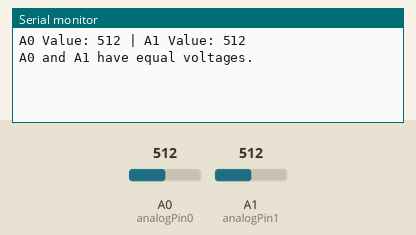
A sketch run on a simulated Arduino Uno, built with avr-gcc and run on an emulated ATmega328P. On the bench: the last lines printed to the serial monitor. Inputs (shaded band) come from the test bench; at power-on: A0 (analogPin0) = 512, A1 (analogPin1) = 512.

Above: at 1.2 s.
1.3 s: A0 (analogPin0) set to 716
At 3.6 s:
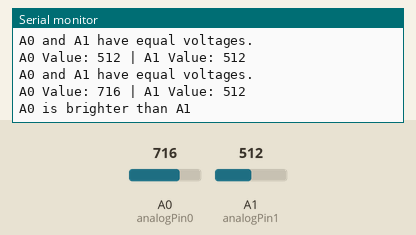
4.3 s: A1 (analogPin1) set to 716
At 5.6 s:
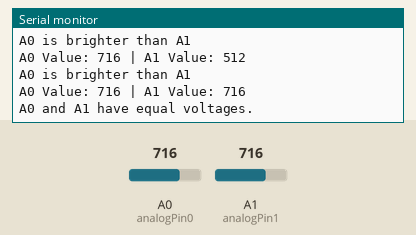
5.8 s: A0 (analogPin0) set to 900
At 7.0 s:
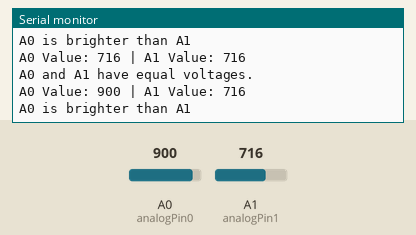
7.3 s: A1 (analogPin1) set to 900
At 8.1 s:
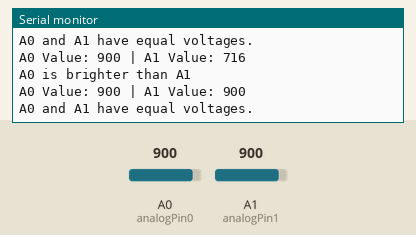
Timing chart, 0 to 9.8 s (numbered marks = the images above; inputs shaded):
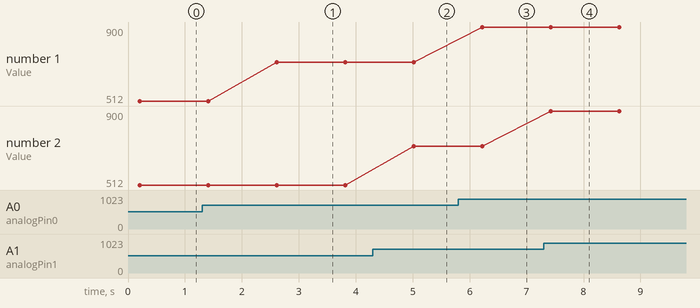

The sketch:

sketch_oct13a.ino
```cpp
int analogPin0 = A0;  // Define analog pin 0 (GPIO 26) physical pin 31
int analogPin1 = A1;  // Define analog pin 1 (GPIO 27) physical pin 32
int value0 = 0;       // Variable to store the value from A0
int value1 = 0;       // Variable to store the value from A1

void setup() {
  Serial.begin(115200);  //initialize serial baud = 115200
  pinMode(analogPin0, INPUT);  //set as inputs
  pinMode(analogPin1, INPUT);
}

int readAnalogAverage(int pin, int samples) { //avg filter
  long sum = 0;
  for (int i = 0; i < samples; i++) {
    sum += analogRead(pin);
    delay(10);
  }
  return sum / samples;
}

void loop() {
  // read voltages as avg
  value0 = readAnalogAverage(analogPin0, 10);
  value1 = readAnalogAverage(analogPin1, 10);

  // print to serial
  Serial.print("A0 Value: ");
  Serial.print(value0);
  Serial.print(" | A1 Value: ");
  Serial.println(value1);

  // compare (greater voltage = greater brightness)
  if (value0 > value1) {
    Serial.println("A0 is brighter than A1");
  } else if (value0 < value1) {
    Serial.println("A1 is brighter than A0.");
  } else {
    Serial.println("A0 and A1 have equal voltages.");
  }

  delay(1000);
}
```

Measured:
- after the input at 1.3 s, the serial monitor: prints a new line after 1.3 s (image 1)
- after the input at 4.3 s, the serial monitor: prints a new line after 0.72 s (image 2)
- after the input at 5.8 s, the serial monitor: prints a new line after 0.42 s (image 3)
- after the input at 7.3 s, the serial monitor: prints a new line after 0.12 s (image 4)
- plotted number 1: 512 → 716 after the input at 1.3 s, 716 → 900 after the input at 5.8 s
